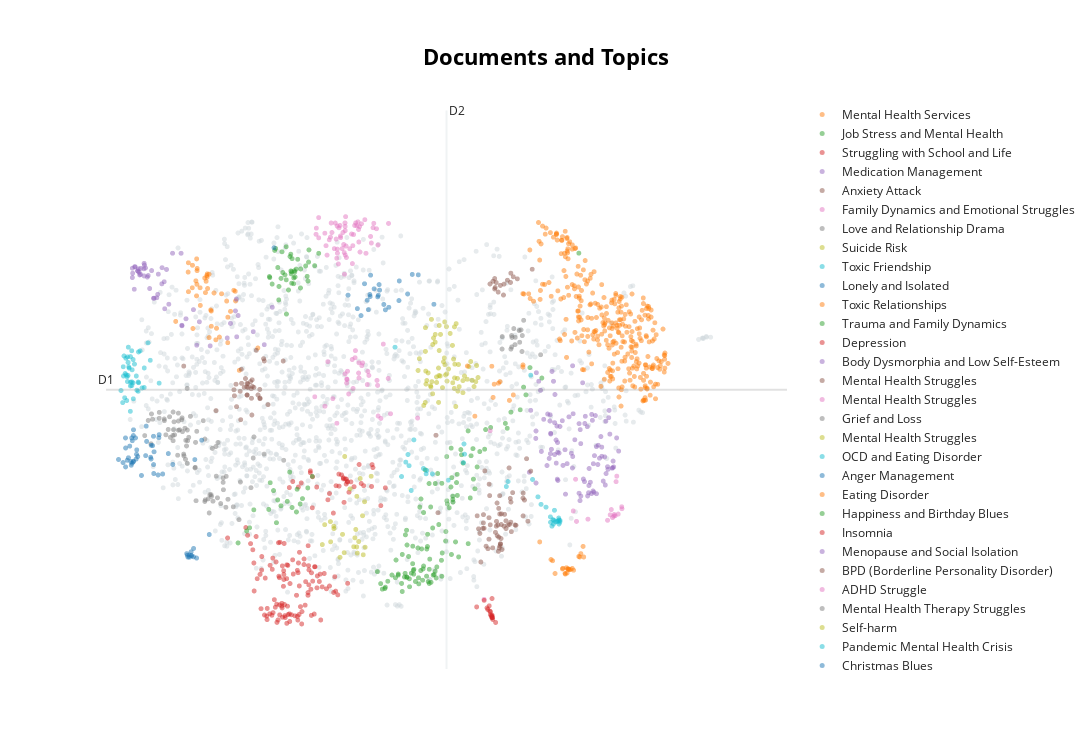

Notebook source saved alongside this figure:
### Code cell
model.visualize_documents(df_spp['title'].tolist(), reduced_embeddings=reduced_embeddings, hide_annotations=True, hide_document_hover=False, custom_labels=True)
